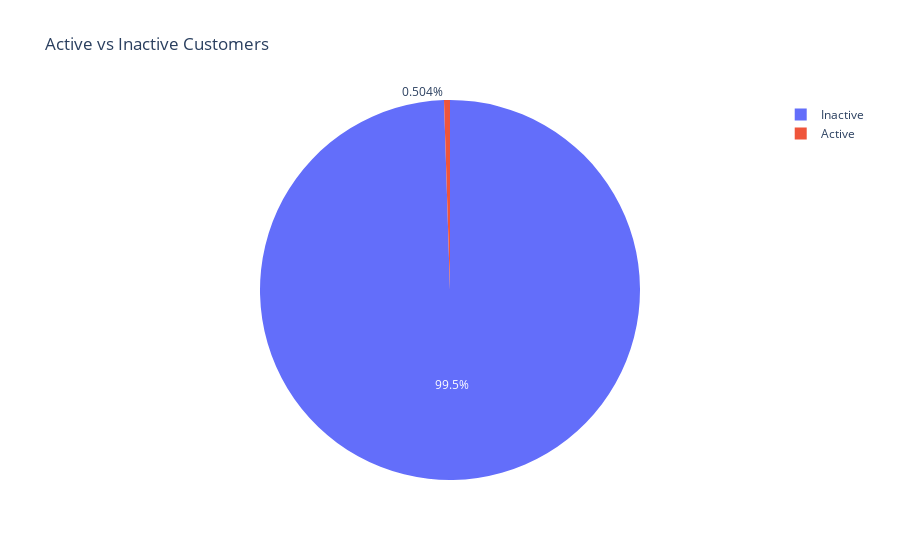

Write notebook code for a chart like this one.
### Code cell
fig = px.pie(df.drop_duplicates('customer_id'),
             names='customer_status',
             title='Active vs Inactive Customers')
fig.show()

### Figure 1 — Plotly figure (JSON) as saved in the notebook; plotly's stock layout.template omitted (floating-point values rounded to 4 significant figures; data arrays with more than 128 entries replaced by an {"elided": "..."} marker saying what was removed)
{"data": [{"domain": {"x": [0, 1], "y": [0, 1]}, "hovertemplate": "customer_status=%{label}<extra></extra>", "labels": {"elided": "794 str values"}, "legendgroup": "", "name": "", "showlegend": true, "type": "pie"}], "layout": {"legend": {"tracegroupgap": 0}, "title": {"text": "Active vs Inactive Customers"}}}
